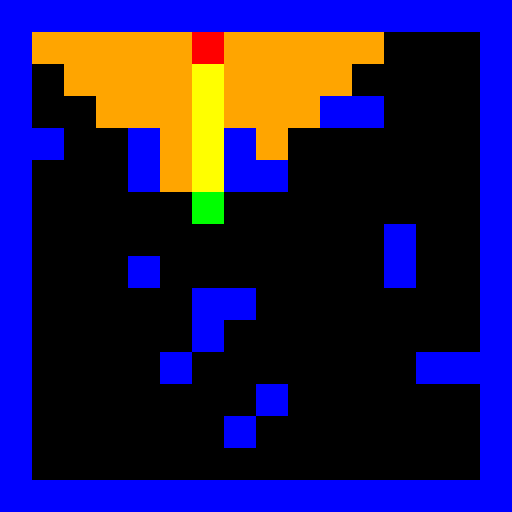
Frame 1 (no input)
Frame 60 (the mouse pressed at the canvas centre just before this capture): identical to frame 1, image omitted
Frame 120 (the mouse held since frame 60 and released just before this capture): identical to frame 1, image omitted

The Processing sketch that drew this single still picture (run headless with seeded random() and noise(); from frame 60 on, the mouse is pressed at the canvas centre):

// Processing sketch: algorithmeLargeurDab
// ── algorithmeLargeurDab.pde

int i,j, w, h,posI,posJ,posIG,posJG,x1,x2,y1,y2;
PImage out;
float r,g,b;
ArrayList<Node> arbre;
 ArrayList<Node> erased;
int [][]obst={{1,1,1,1,1,1,1,1,1,1,1,1,1,1,1,1},
        {1,0,0,0,0,0,2,0,0,0,0,0,0,0,0,1},
        {1,0,0,0,0,0,0,0,0,0,0,0,0,0,0,1},
        {1,0,0,0,0,0,0,0,0,0,1,1,0,0,0,1},
        {1,1,0,0,1,0,0,1,0,0,0,0,0,0,0,1},
        {1,0,0,0,1,0,0,1,1,0,0,0,0,0,0,1},
        {1,0,0,0,0,0,3,0,0,0,0,0,0,0,0,1},
        {1,0,0,0,0,0,0,0,0,0,0,0,1,0,0,1},
        {1,0,0,0,1,0,0,0,0,0,0,0,1,0,0,1},
        {1,0,0,0,0,0,1,1,0,0,0,0,0,0,0,1},
        {1,0,0,0,0,0,1,0,0,0,0,0,0,0,0,1},
        {1,0,0,0,0,1,0,0,0,0,0,0,0,1,1,1},
        {1,0,0,0,0,0,0,0,1,0,0,0,0,0,0,1},
        {1,0,0,0,0,0,0,1,0,0,0,0,0,0,0,1},
        {1,0,0,0,0,0,0,0,0,0,0,0,0,0,0,1},
        {1,1,1,1,1,1,1,1,1,1,1,1,1,1,1,1}}; 

void setup() {
 
     size(512, 512);
     w=512;
     h=512;
     
 
    out=createImage(w,h,RGB);
    arbre= new ArrayList();
    erased= new ArrayList();
    createLabyrinth();
  
}

void draw() {

  
  }
  
  void mouseClicked(){
   
    getRobotPos();
    
    out.loadPixels();
    
    //position du premier pixel du robot
    int x = posJ*32;
    int y = posI*32;
    
    int mousePos = mouseX + mouseY*w;
    
    if(out.pixels[mousePos]!=color(0,255,0)&& out.pixels[mousePos]!=color(0,255,0) )
    {
        if(isNeighbour(mousePos,x+32,y) ){
          
          move(x,y,"r");
          
        }
        
        if(isNeighbour(mousePos,x,y+32) ){
          
          move(x,y,"d");
          
          
        }
          if(isNeighbour(mousePos,x,y-32) ){
          
          move(x,y,"u");
        
        
        }
        
        if(isNeighbour(mousePos,x-32,y) ){
          
          move(x,y,"l");
         
          
        }
        
    }
   
    
    
  }

//  la fonction de callback clavier
void keyPressed(){
  
  if(key==CODED)
  {
    getRobotPos();
    
    out.loadPixels();
    
    //position du premier pixel du robot
    int x = posJ*32;
    int y = posI*32;
    
    
    if(keyCode==UP){   
            
                           if(out.pixels[x+(y-32)*w]!=color(0,0,255)&& out.pixels[x+(y-32)*w]!=color(0,255,0))  
        
                            move(x,y,"u");
                          
                          
                        }




    
    if(keyCode==DOWN){    
                         
                        if(out.pixels[x+(y+32)*w]!=color(0,0,255)&& out.pixels[x+(y+32)*w]!=color(0,255,0)) move(x,y,"d");
                      
                  }
    
    
    
    if(keyCode==LEFT){      
                         if(out.pixels[(x-32)+y*w]!=color(0,0,255)&& out.pixels[(x-32)+y*w]!=color(0,255,0))move(x,y,"l");
                     
                              
    }
    
    
    
    if(keyCode==RIGHT){   
                        if(out.pixels[(x+32)+y*w]!=color(0,0,255)&& out.pixels[(x+32)+y*w]!=color(0,255,0))   move(x,y,"r");
                      
                              
    }
    
}
    
 
  
}

 
  

// ── Node.pde
class Node{
  
  int x,y;
  Node dad;
  
 public Node(int valX,int valY,Node d){
   
    x=valX;
    y=valY;
    dad=d;
   
 }
}

// ── functions.pde

void createLabyrinth(){
  
  // l 'image etant vide on utilise ses pixels
  out.loadPixels();
  
  for (int x = 0; x < w; x++ ) {
    for (int y = 0; y < h; y++ ) {

      // Calculate the 1D pixel location
      
      int loc = x + y*w;
      int stepx=w/16;
      int stepy=h/16;
      i= y/stepy; j=x/stepx;
      int val=obst[i][j];
      switch (val)
      {
        case 0: r= 0; g=0; b=0; break;
        case 1: r= 0; g=0; b=255; break;
        case 2: r= 255; g=0; b=0; break;
        case 3: r= 0; g=255; b=0; break;
      }      

      color c = color(r, g, b);
      out.pixels[loc]=c;
      
    }
  }
   out.updatePixels();
      image(out,0,0);
      algorithmeLargeur();

}


 void getRobotPos(){
   
   for(int i=0;i<16;i++){
    
    for(int j=0;j<16;j++){
    
      if(obst[i][j]==2){
        
        posI=i;
        posJ=j;
      
      }
    
  }
 }
 }
 
  void getGoalPos(){
   
   for(int i=0;i<16;i++){
    
    for(int j=0;j<16;j++){
    
      if(obst[i][j]==3){
        
        posIG=i;
        posJG=j;
      
      }
    
  }
 }
 }
 
 
 boolean isNeighbour(int mousePos, int posX, int posY){
   
   out.loadPixels();
  
   
   if( out.pixels[posX+posY*w]== color(0,0,255)) return false;
   
     for(int x=posX ; x<posX+32;x++){
       
       for(int y=posY;y<posY+32;y++){
       
         if( x+y*w == mousePos) return true;
       }
     }
   return false;
 }
 
 
 
 void move(int x, int y, String direction){
       
    switch (direction){
      
      case "r": { x=x+32;  
                  obst[posI][posJ]=0;
                  obst[posI][posJ+1]=2;
                }break;
      
      case "l": { x=x-32;  
                  obst[posI][posJ]=0;
                  obst[posI][posJ-1]=2;
                  
                }break;
      
      
      case "u": { y=y-32;  
                  obst[posI][posJ]=0;
                  obst[posI-1][posJ]=2;}break;
      
      case "d": {    y=y+32;
                     obst[posI][posJ]=0;
                     obst[posI+1][posJ]=2;
                    }break;
    
    }
    
    createLabyrinth();
    
   
 
 }
 
 void colorierPixel(int x,int y){
   
    out.loadPixels();
   
    for (int k = x; k < x+32; k++ ) {
    for (int z = y; z < y+32; z++ ) {
      
      out.pixels[k+z*w]= color(255,255,0);
      
    }
    }
 }
 
   void colorierPixel1(int x,int y){
   
    out.loadPixels();
   
    for (int k = x; k < x+32; k++ ) {
    for (int z = y; z < y+32; z++ ) {
      
      out.pixels[k+z*w]= color(255,165,0);
      
    }
    }
 }
 
 void algorithmeLargeur(){
     
     arbre.clear();
     erased.clear();
     getRobotPos();
    //position du premier pixel du robot
     x1 = posJ*32;
     y1 = posI*32;
    
  
     getGoalPos();
      
     x2= posJG*32;
     y2 = posIG*32;
     
    
     arbre.add(new Node(x1,y1,null));
     out.loadPixels();
     
   if(x1 !=x2 || y1!=y2 )
 { 
   
   while( x1 !=x2 || y1!=y2)
    
   {
     //add up
     if(y1-32>0 && out.pixels[x1+(y1-32)*w]!= color(0,0,255) && ! exists(erased,x1,y1-32) )arbre.add(new Node(x1,y1-32,arbre.get(0)));
     
     //add right
     if(x1+32<h && out.pixels[x1+32+y1*w]!= color(0,0,255) &&! exists(erased,x1+32,y1) )arbre.add(new Node(x1+32,y1,arbre.get(0)));
     
     //add left
     if(x1-32>0 && out.pixels[x1-32+y1*w]!= color(0,0,255)&& ! exists(erased,x1-32,y1) )arbre.add(new Node(x1-32,y1,arbre.get(0)));
     
     //add down
     if(y1+32<h && out.pixels[x1+(y1+32)*w]!= color(0,0,255) &&! exists(erased,x1,y1+32) )arbre.add(new Node(x1,y1+32,arbre.get(0)));
     
     if(arbre.get(0).x !=x2 || arbre.get(0).y !=y2 ){
    
       erased.add(arbre.remove(0)); 
        
       x1= arbre.get(0).x;
       y1= arbre.get(0).y;
     }
     
   }
  
      voirChemins();
 
      voirCheminSolution();

      
      out.updatePixels();
      image(out,0,0);
 }
 }
 
 void voirChemins(){
     
  
        // SI JE VEUX VOIR TOUT LE PARCOURS EN LARGEUR
      
     for(int k=0;k<erased.size();k++)
     {
       if(erased.get(k).dad!=null && (erased.get(k).x!=x2 || erased.get(k).y!=y2))
       colorierPixel1(erased.get(k).x,erased.get(k).y);
       
     }
 }
 
 void voirCheminSolution(){
      
       Node chemin =arbre.remove(0);
       chemin= chemin.dad;
       while(chemin.dad!=null)
        {
          
           colorierPixel(chemin.x,chemin.y);
            chemin= chemin.dad;
        }
 }
 
 boolean exists(ArrayList<Node> erase,int x,int y){
   
   for(int i=0;i<erase.size();i++){
     
     if(erase.get(i).x== x && erase.get(i).y== y){
       
       return true;
     }
   }
   return false;
 }
